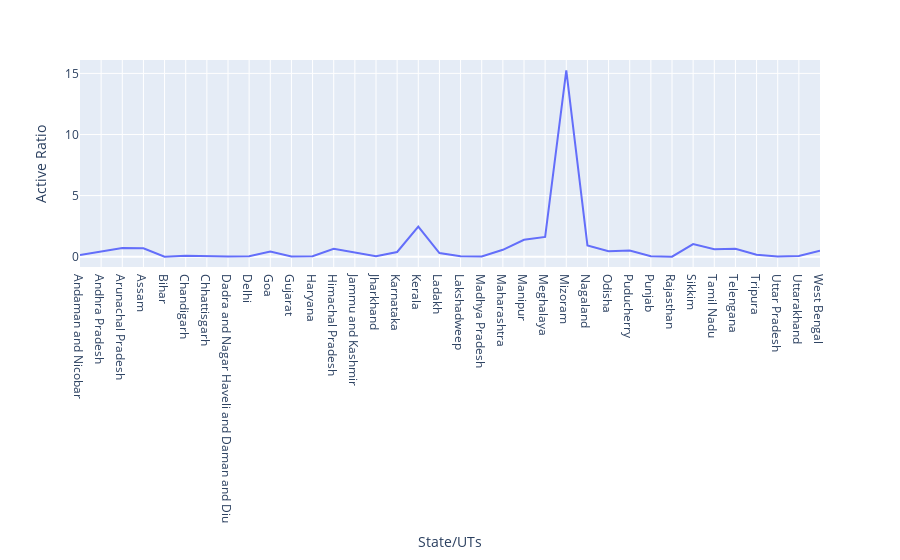

Notebook cell for this chart:
### Code cell
px.line(data,
      'State/UTs',
      'Active Ratio',
       )

### Figure 1 — Plotly figure (JSON) as saved in the notebook; plotly's stock layout.template omitted (floating-point values rounded to 4 significant figures)
{"data": [{"hovertemplate": "State/UTs=%{x}<br>Active Ratio=%{y}<extra></extra>", "legendgroup": "", "line": {"color": "#636efa", "dash": "solid"}, "marker": {"symbol": "circle"}, "mode": "lines", "name": "", "orientation": "v", "showlegend": false, "type": "scatter", "x": ["Andaman and Nicobar", "Andhra Pradesh", "Arunachal Pradesh", "Assam", "Bihar", "Chandigarh", "Chhattisgarh", "Dadra and Nagar Haveli and Daman and Diu", "Delhi", "Goa", "Gujarat", "Haryana", "Himachal Pradesh", "Jammu and Kashmir", "Jharkhand", "Karnataka", "Kerala", "Ladakh", "Lakshadweep", "Madhya Pradesh", "Maharashtra", "Manipur", "Meghalaya", "Mizoram", "Nagaland", "Odisha", "Puducherry", "Punjab", "Rajasthan", "Sikkim", "Tamil Nadu", "Telengana", "Tripura", "Uttar Pradesh", "Uttarakhand", "West Bengal"], "xaxis": "x", "y": [0.13, 0.4, 0.71, 0.68, 0, 0.07, 0.02, 0.02, 0.03, 0.42, 0.02, 0.04, 0.64, 0.33, 0.03, 0.38, 2.46, 0.29, 0.03, 0.01, 0.56, 1.38, 1.61, 15.25, 0.92, 0.44, 0.51, 0.04, 0, 1.03, 0.61, 0.65, 0.16, 0.01, 0.05, 0.48], "yaxis": "y"}], "layout": {"legend": {"tracegroupgap": 0}, "margin": {"t": 60}, "xaxis": {"anchor": "y", "domain": [0, 1], "title": {"text": "State/UTs"}}, "yaxis": {"anchor": "x", "domain": [0, 1], "title": {"text": "Active Ratio"}}}}
